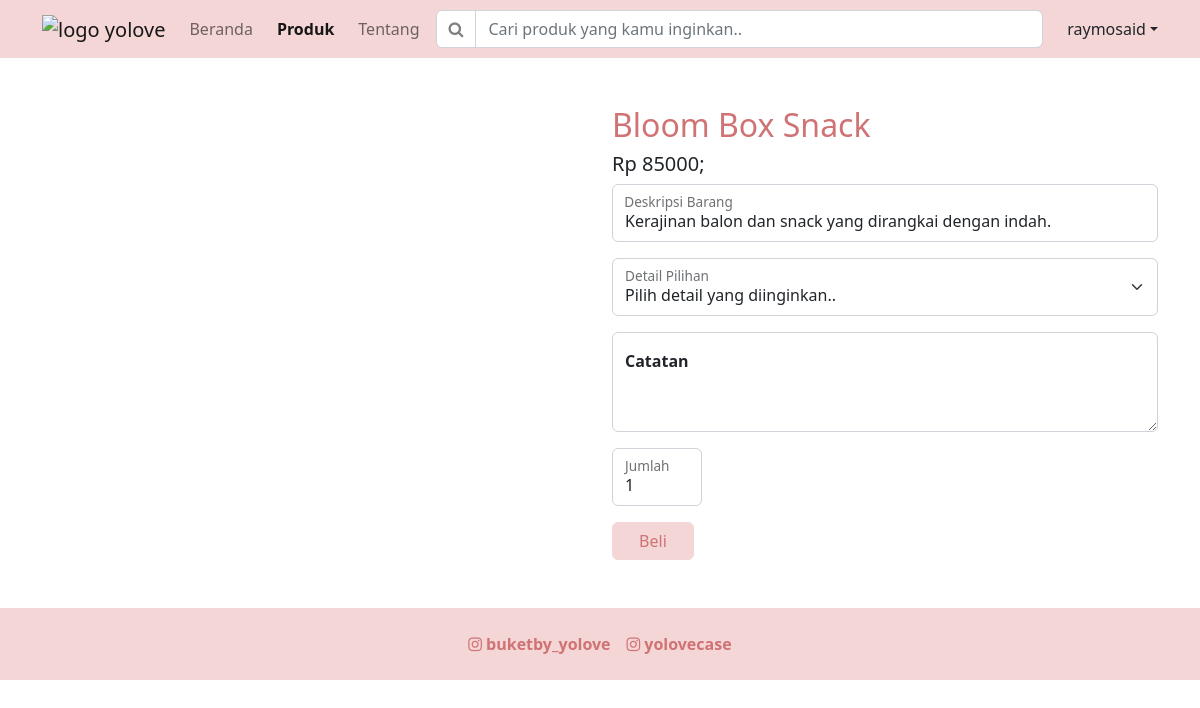
/product_detail.php?id_produk=3 (signed in), run on the app's committed database.
### tables this page shows
CREATE TABLE `produk` (
  `id_produk` int(11) NOT NULL,
  `nama_produk` varchar(255) NOT NULL,
  `kategori_produk` varchar(20) NOT NULL,
  `stok_produk` int(11) DEFAULT NULL,
  `harga_produk` int(11) NOT NULL,
  `deskripsi_produk` varchar(255) NOT NULL,
  `gambar` varchar(255) NOT NULL
);

### product_detail.php (the view, shortened to what this page needs)
<?php
include("config.php");
if (!empty($_GET['id_produk'])) {
	$id = $_GET['id_produk'];
	$query = "SELECT * FROM produk WHERE id_produk=$id";
	$produk = mysqli_query($conn, $query);
	$row = mysqli_fetch_array($produk, MYSQLI_ASSOC);
}
?>
<!DOCTYPE html>
<html>
	<head>
		<link rel="stylesheet" href="https://stackpath.bootstrapcdn.com/font-awesome/4.7.0/css/font-awesome.min.css">
		<link rel="stylesheet" type="text/css" href="style/style.css">
	</head>
	<body>
		<?php
		include "navbar.php";
		?>
		<main class="container-sm container-md container-lg container-xl container-xxl">
			<div class="row">
				<div class="col-6">
					<div id="carouselProductDetail" class="carousel slide" data-bs-ride="true">
						<button class="carousel-control-prev" type="button" data-bs-target="#carouselProductDetail" data-bs-slide="prev">
						<i class="fa fa-chevron-circle-left fs-1 icon-control" aria-hidden="true"></i>
						</button>
						<button class="carousel-control-next" type="button" data-bs-target="#carouselProductDetail" data-bs-slide="next">
						<i class="fa fa-chevron-circle-right fs-1 icon-control" aria-hidden="true"></i>
						</button>
					</div>
				</div>
				<div class="col-6">
					<h2 class="text-secondary"><?php echo "{$row['nama_produk']}"; ?></h2>
					<h5>Rp <?php echo "{$row['harga_produk']}"; ?>;</h5>
					<form action="pembayaran.php" method="post">
						<div class="form-floating mb-3">
							<?php
							echo "<input readonly class='form-control-plaintext' id='description' placeholder='Deskripsi barang' value='{$row['deskripsi_produk']}'>";
							?>
							<label for="description">Deskripsi Barang</label>
						</div>
						<div class="form-floating mb-3">
							<select name="selectedDetail" class="form-select" id="selectDetail" aria-label="selectDetail">
								<option selected>Pilih detail yang diinginkan..</option>
							</select>
							<label for="selectDetail">Detail Pilihan</label>
						</div>
						<div class="form-floating mb-3">
							<textarea name="note" class="form-control" placeholder="Tolong barangnya.." id="note" style="height: 100px"></textarea>
							<label class="fw-semibold"for="note">Catatan</label>
						</div>
						<div class="form-floating mb-3">
							<input name="amount" min="1" type="number" class="form-control" id="amount" placeholder="Banyak barang.." value="1" style="width: 90px;">
							<label for="floatingInput">Jumlah</label>
						</div>
						<button type="submitOrder" class="btn btn-primary w-15">Beli</button>
					</form>
				</div>
			</div>
		</main>
		<?php
		include "footer.php";
		?>
	</body>
</html>

### data on the page
produk: nama_produk "Bloom Box Snack", harga_produk "85000", deskripsi_produk "Kerajinan balon dan snack yang dirangkai dengan indah."

### other printed values
$username "raymosaid"
